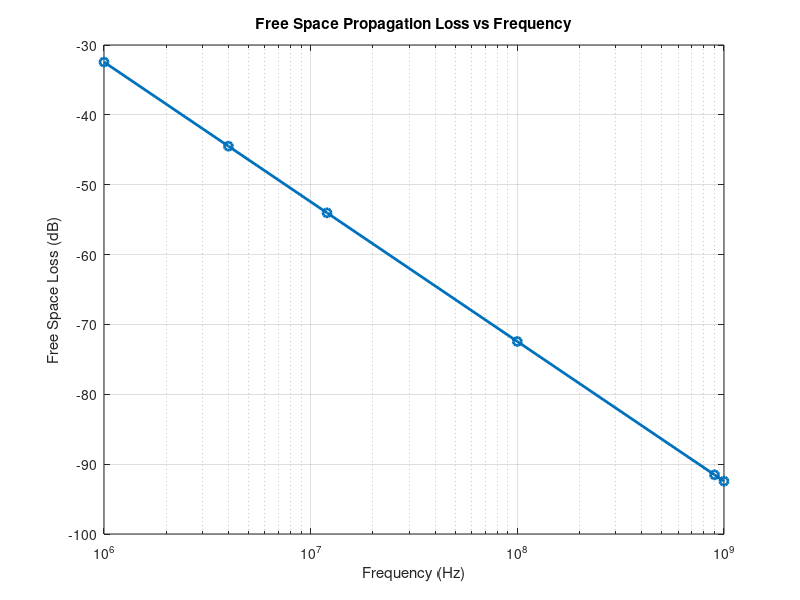

This chart was generated by the following MATLAB code:
% Constants
c = 3e8; % Speed of light (m/s)
d = 1000; % Example distance (in meters)
frequencies = [1e6, 4e6, 12e6, 100e6, 900e6, 1e9]; % Frequencies (in Hz)

% Calculate propagation losses for each frequency at the same distance
G_T = 1; % Antenna gain for transmitter (isotropic)
G_R = 1; % Antenna gain for receiver (isotropic)
FreeSpaceLoss = zeros(length(frequencies), 1); % Initialize loss array

for i = 1:length(frequencies)
    FreeSpaceLoss(i) = 10*log10(G_T * G_R * (c / (4 * pi * d * frequencies(i)))^2);
end

% Plot the loss as a function of frequency (log scale)
figure;
semilogx(frequencies, FreeSpaceLoss, '-o', 'LineWidth', 2);
xlabel('Frequency (Hz)');
ylabel('Free Space Loss (dB)');
title('Free Space Propagation Loss vs Frequency');
grid on;

% Slope calculation: The slope in dB per decade
slope = (FreeSpaceLoss(end) - FreeSpaceLoss(1)) / log10(frequencies(end) / frequencies(1));
fprintf('The slope for free space propagation loss variation with frequency is: %.2f dB/decade\n', slope);
